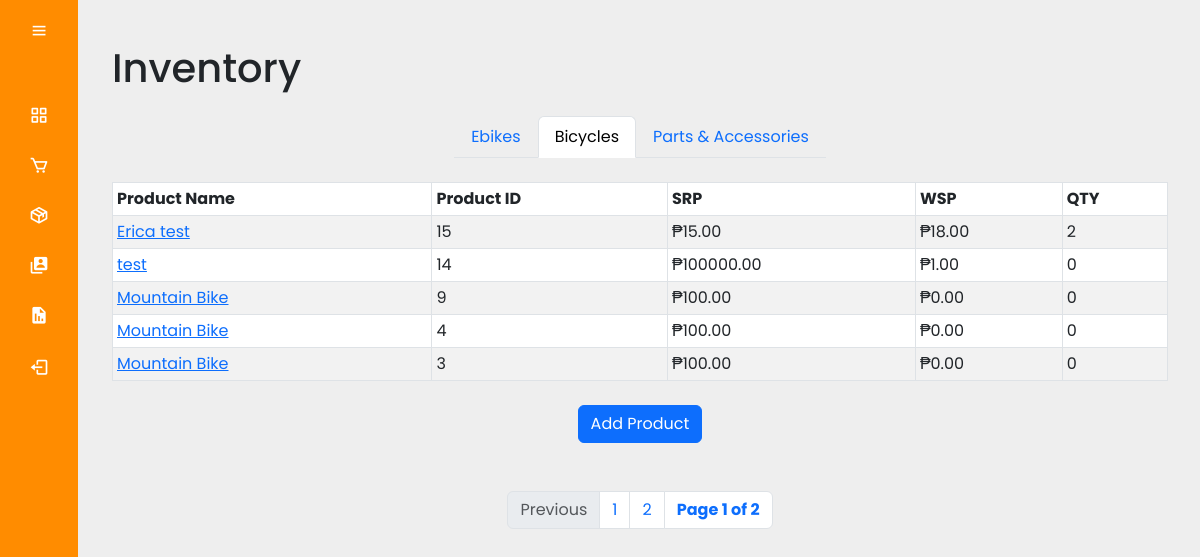
Page /admin/inventory.php?category=bicycles&page_no=1 (signed in) on the committed database.
### tables this page shows
CREATE TABLE `products` (
  `product_id` int(11) NOT NULL,
  `product_name` varchar(100) NOT NULL,
  `product_category` varchar(100) NOT NULL,
  `product_description` varchar(255) NOT NULL,
  `product_image` varchar(255) NOT NULL,
  `product_image2` varchar(255) NOT NULL,
  `product_image3` varchar(255) NOT NULL,
  `product_image4` varchar(255) NOT NULL,
  `product_price` decimal(8,2) NOT NULL,
  `product_bp` decimal(8,2) NOT NULL,
  `product_wsp` decimal(8,2) NOT NULL,
  `product_special_offer` decimal(10,2) NOT NULL,
  `product_color` text NOT NULL,
  `product_size` varchar(250) NOT NULL,
  `product_quantity` int(11) NOT NULL
);

### admin/inventory.php (the view, shortened to what this page needs)
<?php include('header.php'); ?>
<?php
$page_no = isset($_GET['page_no']) ? $_GET['page_no'] : 1;
$category = isset($_GET['category']) ? $_GET['category'] : 'Ebike';
$category_condition = '';
if ($category === 'Ebike') {
    $category_condition = "WHERE product_category = 'Ebike'";
} else if ($category === 'bicycles') {
    $category_condition = "WHERE product_category = 'Bike'";
} else if ($category === 'parts_accessories') {
    $category_condition = "WHERE product_category = 'parts'";
}
$stmt1 = $conn->prepare("SELECT COUNT(*) AS total_records FROM products $category_condition");
$stmt1->execute();
$stmt1->bind_result($total_records);
$total_records_per_page = 5;
$total_no_of_pages = ceil($total_records / $total_records_per_page);
$page_no = max(1, min($page_no, $total_no_of_pages));
$offset = ($page_no - 1) * $total_records_per_page;
$category_condition = "";
$params = array($offset, $total_records_per_page);
if ($category === 'Ebike') {
    $category_condition = "WHERE product_category = 'Ebike'";
} else if ($category === 'bicycles') {
    $category_condition = "WHERE product_category = 'Bike'";
} else if ($category === 'parts_accessories') {
    $category_condition = "WHERE product_category = 'parts'";
}
$query = "SELECT * FROM products $category_condition ORDER BY product_id DESC LIMIT ?, ?";
$stmt2 = $conn->prepare($query);
$stmt2->bind_param("ii", ...$params);
$stmt2->execute();
$products = $stmt2->get_result();
?>
<?php include('security.php');
include('sidemenu.php'); ?>
<div class="main-content">
        <div class="container-fluid">
            <h1 class="my-4">Inventory</h1>
           <div class="d-flex justify-content-center mb-4">
    <ul class="nav nav-tabs">
        <li class="nav-item">
            <a class="nav-link <?= ($category === 'Ebike' || $category === '') ? 'active' : ''; ?>" href="?category=Ebike&page_no=<?= $page_no ?>">Ebikes</a>
        </li>
        <li class="nav-item">
            <a class="nav-link <?= ($category === 'bicycles') ? 'active' : ''; ?>" href="?category=bicycles&page_no=<?= $page_no ?>">Bicycles</a>
        </li>
        <li class="nav-item">
            <a class="nav-link <?= ($category === 'parts_accessories') ? 'active' : ''; ?>" href="?category=parts_accessories&page_no=<?= $page_no ?>">Parts & Accessories</a>
        </li>
    </ul>
</div>
            <div class="table-responsive">
                <table class="table table-striped table-bordered table-hover table-sm">
                    <thead>
                        <tr>
                            <th scope="col">Product Name</th>
                            <th scope="col">Product ID</th>
                            <th scope="col">SRP</th>
                            <th scope="col">WSP</th>
                            <th scope="col">QTY</th>
                        </tr>
                    </thead>
                    <tbody>
                    <?php foreach($products as $product) { ?>
    <tr>
        <td><a href="product_details.php?product_id=<?php echo $product['product_id']; ?>"><?php echo $product['product_name']; ?></a></td>
        <td><?php echo $product['product_id']; ?></td>
        <td><?php echo "₱".$product['product_price']; ?></td>
        <td><?php echo "₱".$product['product_special_offer']; ?></td>
        <td><?php echo $product['product_quantity']; ?></td>
    </tr>
<?php } ?>
                    </tbody>
                </table>
    <div class="text-center mt-4">
        <a href="add_product.php" class="btn btn-primary">Add Product</a>
    </div>
</div>
                <nav aria-label="Page navigation example" class="text-center">
                    <ul class="pagination mt-5 justify-content-center">
                        <li class="page-item">
                            <a class="page-link <?= ($page_no <= 1) ? 'disabled' : ''; ?> " <?= ($page_no > 1) ? 'href="?category=' . $category . '&page_no=' .$previous_page : ''; ?>>Previous</a>
                        </li>
                        <li class="page-item"><a href="?category=<?= $category ?>&page_no=1" class="page-link">1</a></li>
                        <li class="page-item"><a href="?category=<?= $category ?>&page_no=2" class="page-link">2</a></li>
                        <li class="page-item">
                            <a class="page-link <?= ($page_no >= $total_no_of_pages) ? 'disabled' : ''; ?> " <?= ($page_no < $total_no_of_pages) ? 'href="?category=' . $category . '&page_no=' .$next_page : ''; ?>>Next</a>
                        </li>
                    </ul>
                </nav>
                <div class="p-10">
                    <strong>Page <?= $page_no; ?> of <?= $total_no_of_pages ?></strong>
                </div>
            </div>

### assets/css/admin_style.css (style rules this page uses)
* { margin: 0; padding: 0; box-sizing: border-box; font-family: 'Poppins', sans-serif; }
body { background-color: #eee; }
.main-content { position: relative; min-height: 100vh; top: 0; left: 80px; transition: all 0.5s ease; width: calc(100% - 80px); padding: 1rem; }
.table-responsive { width: 100%; overflow-x: auto; }
.main-content { padding: 20px; }

### rows in the picture
products: product_name "Erica test", product_id "15", product_price "15.00", product_special_offer "18.00", product_quantity "2"
products: product_name "test", product_id "14", product_price "100000.00", product_special_offer "1.00", product_quantity "0"
products: product_name "Mountain Bike", product_id "9", product_price "100.00", product_special_offer "0.00", product_quantity "0"
products: product_name "Mountain Bike", product_id "4", product_price "100.00", product_special_offer "0.00", product_quantity "0"
products: product_name "Mountain Bike", product_id "3", product_price "100.00", product_special_offer "0.00", product_quantity "0"

### other values in the picture
$page_no "1"
$total_no_of_pages "2"
